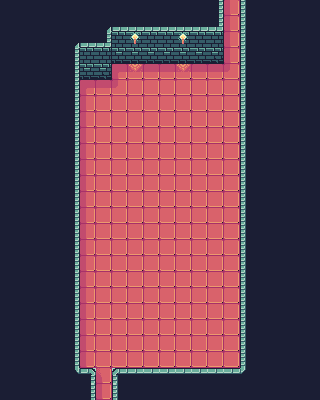

Below is a game level as drawn by its tile map, then a one-line description and the .tmx file that defines it, in full:
An orthogonal 20x25 tile map with 16x16 px tiles, 2 tile layers (prototype, base) and 2 objects (north_exit, south_exit).

<map version="1.10" tiledversion="1.10.2" orientation="orthogonal" renderorder="right-down" width="20" height="25" tilewidth="16" tileheight="16" infinite="0" nextlayerid="13" nextobjectid="18">
 <tileset firstgid="1" source="../FaerieForest_PetricakeGamesTSX.tsx" />
 <layer id="1" name="prototype" width="20" height="25">
  <data encoding="csv">
163,163,163,163,163,163,163,163,163,163,163,163,163,166,169,166,163,163,163,163,
163,163,163,163,163,163,163,163,163,163,163,163,163,166,169,166,163,163,163,163,
163,163,163,163,163,163,163,166,168,166,166,168,166,166,169,166,163,163,163,163,
163,163,163,163,166,166,166,166,166,166,166,166,166,166,169,166,163,163,163,163,
163,163,163,163,166,166,166,169,169,169,169,169,169,169,169,166,163,163,163,163,
163,163,163,163,166,169,169,169,169,169,169,169,169,169,169,166,163,163,163,163,
163,163,163,163,166,169,169,169,169,169,169,169,169,169,169,166,163,163,163,163,
163,163,163,163,166,169,169,169,169,169,169,169,169,169,169,166,163,163,163,163,
163,163,163,163,166,169,169,169,169,169,169,169,169,169,169,166,163,163,163,163,
163,163,163,163,166,169,169,169,169,169,169,169,169,169,169,166,163,163,163,163,
163,163,163,163,166,169,169,169,169,169,169,169,169,169,169,166,163,163,163,163,
163,163,163,163,166,169,169,169,169,169,169,169,169,169,169,166,163,163,163,163,
163,163,163,163,166,169,169,169,169,169,169,169,169,169,169,166,163,163,163,163,
163,163,163,163,166,169,169,169,169,169,169,169,169,169,169,166,163,163,163,163,
163,163,163,163,166,169,169,169,169,169,169,169,169,169,169,166,163,163,163,163,
163,163,163,163,166,169,169,169,169,169,169,169,169,169,169,166,163,163,163,163,
163,163,163,163,166,169,169,169,169,169,169,169,169,169,169,166,163,163,163,163,
163,163,163,163,166,169,169,169,169,169,169,169,169,169,169,166,163,163,163,163,
163,163,163,163,166,169,169,169,169,169,169,169,169,169,169,166,163,163,163,163,
163,163,163,163,166,169,169,169,169,169,169,169,169,169,169,166,163,163,163,163,
163,163,163,163,166,169,169,169,169,169,169,169,169,169,169,166,163,163,163,163,
163,163,163,163,166,169,169,169,169,169,169,169,169,169,169,166,163,163,163,163,
163,163,163,163,166,169,169,169,169,169,169,169,169,169,169,166,163,163,163,163,
163,163,163,163,166,166,169,166,166,166,166,166,166,166,166,166,163,163,163,163,
163,163,163,163,163,166,169,166,163,163,163,163,163,163,163,163,163,163,163,163
</data>
 </layer>
 <layer id="11" name="base" width="20" height="25">
  <data encoding="csv">
115,115,115,115,115,115,115,115,115,115,115,115,115,37,61,40,115,115,115,115,
115,115,115,115,115,115,1,5,5,5,5,5,5,42,61,40,115,115,115,115,
115,115,115,115,1,5,42,21,7,21,21,7,21,164,61,40,115,115,115,115,
115,115,115,115,37,21,164,8,8,8,8,8,8,60,61,40,115,115,115,115,
115,115,115,115,37,8,60,43,25,26,26,25,26,26,79,40,115,115,115,115,
115,115,115,115,37,43,26,79,41,41,41,41,41,41,41,40,115,115,115,115,
115,115,115,115,37,61,41,41,41,41,41,41,41,41,41,40,115,115,115,115,
115,115,115,115,37,61,41,41,41,41,41,41,41,41,41,40,115,115,115,115,
115,115,115,115,37,61,41,41,41,41,41,41,41,41,41,40,115,115,115,115,
115,115,115,115,37,61,41,41,41,41,41,41,41,41,41,40,115,115,115,115,
115,115,115,115,37,61,41,41,41,41,41,41,41,41,41,40,115,115,115,115,
115,115,115,115,37,61,41,41,41,41,41,41,41,41,41,40,115,115,115,115,
115,115,115,115,37,61,41,41,41,41,41,41,41,41,41,40,115,115,115,115,
115,115,115,115,37,61,41,41,41,41,41,41,41,41,41,40,115,115,115,115,
115,115,115,115,37,61,41,41,41,41,41,41,41,41,41,40,115,115,115,115,
115,115,115,115,37,61,41,41,41,41,41,41,41,41,41,40,115,115,115,115,
115,115,115,115,37,61,41,41,41,41,41,41,41,41,41,40,115,115,115,115,
115,115,115,115,37,61,41,41,41,41,41,41,41,41,41,40,115,115,115,115,
115,115,115,115,37,61,41,41,41,41,41,41,41,41,41,40,115,115,115,115,
115,115,115,115,37,61,41,41,41,41,41,41,41,41,41,40,115,115,115,115,
115,115,115,115,37,61,41,41,41,41,41,41,41,41,41,40,115,115,115,115,
115,115,115,115,37,61,41,41,41,41,41,41,41,41,41,40,115,115,115,115,
115,115,115,115,37,61,41,41,41,41,41,41,41,41,41,40,115,115,115,115,
115,115,115,115,73,27,80,9,6,6,6,6,6,6,6,76,115,115,115,115,
115,115,115,115,115,37,61,40,115,115,115,115,115,115,115,115,115,115,115,115
</data>
 </layer>
 <objectgroup id="12" name="objects_01">
  <object id="16" name="north_exit" x="232" y="0.625">
   <point />
  </object>
  <object id="17" name="south_exit" x="104" y="399.125">
   <point />
  </object>
 </objectgroup>
</map>
